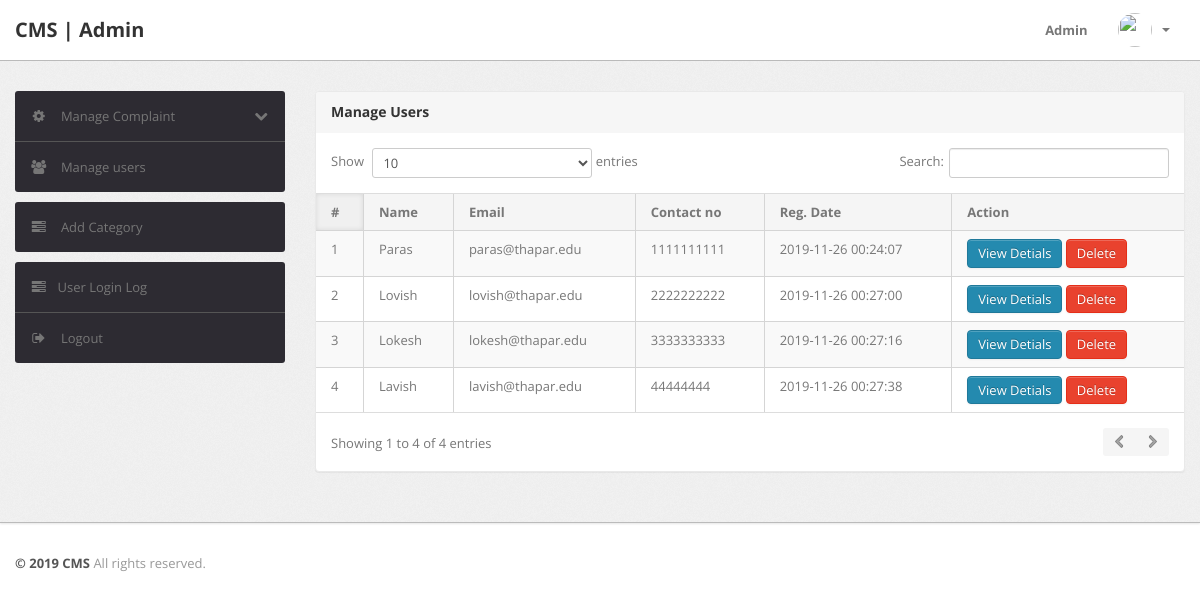
The page /admin/manage-users.php (signed in) on the database its author committed.
### tables this page shows
CREATE TABLE IF NOT EXISTS `users` (
  `id` int(11) NOT NULL AUTO_INCREMENT,
  `fullName` varchar(255) DEFAULT NULL,
  `userEmail` varchar(255) DEFAULT NULL,
  `password` varchar(255) DEFAULT NULL,
  `contactNo` bigint(11) DEFAULT NULL,
  `address` tinytext,
  `State` varchar(255) DEFAULT NULL,
  `country` varchar(255) DEFAULT NULL,
  `pincode` int(6) DEFAULT NULL,
  `userImage` varchar(255) DEFAULT NULL,
  `regDate` timestamp NOT NULL DEFAULT CURRENT_TIMESTAMP,
  `updationDate` timestamp NULL DEFAULT '0000-00-00 00:00:00',
  `status` int(1) DEFAULT NULL,
  PRIMARY KEY (`id`)
);

### admin/manage-users.php (the view, shortened to what this page needs)
<?php
include('include/config.php');
if(strlen($_SESSION['alogin'])==0)
	{
header('location:index.php');
}
else{
?>
<!DOCTYPE html>
<html lang="en">
<head>
	<link type="text/css" href="bootstrap/css/bootstrap.min.css" rel="stylesheet">
	<link type="text/css" href="bootstrap/css/bootstrap-responsive.min.css" rel="stylesheet">
	<link type="text/css" href="css/theme.css" rel="stylesheet">
	<link type="text/css" href="images/icons/css/font-awesome.css" rel="stylesheet">
</head>
<body>
<?php include('include/header.php');?>
	<div class="wrapper">
		<div class="container">
			<div class="row">
<?php include('include/sidebar.php');?>
			<div class="span9">
					<div class="content">
	<div class="module">
							<div class="module-head">
								<h3>Manage Users</h3>
							</div>
							<div class="module-body table">
								<table cellpadding="0" cellspacing="0" border="0" class="datatable-1 table table-bordered table-striped	 display" width="100%">
									<thead>
										<tr>
											<th>#</th>
											<th> Name</th>
											<th>Email </th>
											<th>Contact no</th>
											<th>Reg. Date </th>
											<th>Action</th>
										</tr>
									</thead>
									<tbody>
<?php $query=mysqli_query($con,"select * from users");
$cnt=1;
while($row=mysqli_fetch_array($query))
{
?>
										<tr>
											<td><?php echo htmlentities($cnt);?></td>
											<td><?php echo htmlentities($row['fullName']);?></td>
											<td><?php echo htmlentities($row['userEmail']);?></td>
											<td> <?php echo htmlentities($row['contactNo']);?></td>
											<td><?php echo htmlentities($row['regDate']);?></td>
<td><a href="javascript:void(0);" onClick="popUpWindow('http://localhost/cms/admin/userprofile.php?uid=<?php echo htmlentities($row['id']);?>');" title="View Details">
<button type="button" class="btn btn-primary">View Detials</button>
											</a>
<a href="manage-users.php?uid=<?php echo htmlentities($row['id']);?>&&action=del" title="Delete" onClick="return confirm('Do you really want to delete ?')">
<button type="button" class="btn btn-danger">Delete</button></a>
										</td>
										<?php $cnt=$cnt+1; } ?>
								</table>
							</div>
						</div>
					</div>
				</div>
			</div>
		</div>
	</div>
<?php include('include/footer.php');?>
</body>
<?php } ?>

### rows shown on the page
users: fullName "Paras", userEmail "paras@thapar.edu", contactNo "1111111111", regDate "2019-11-26 00:24:07"
users: fullName "Lovish", userEmail "lovish@thapar.edu", contactNo "2222222222", regDate "2019-11-26 00:27:00"
users: fullName "Lokesh", userEmail "lokesh@thapar.edu", contactNo "3333333333", regDate "2019-11-26 00:27:16"
users: fullName "Lavish", userEmail "lavish@thapar.edu", contactNo "44444444", regDate "2019-11-26 00:27:38"
